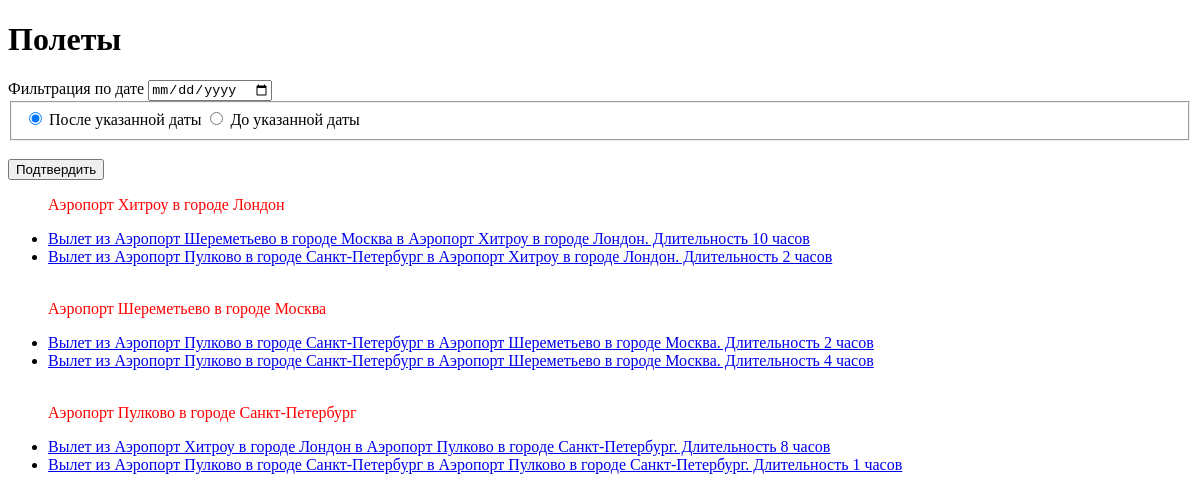
The app's page / (signed in), older data.
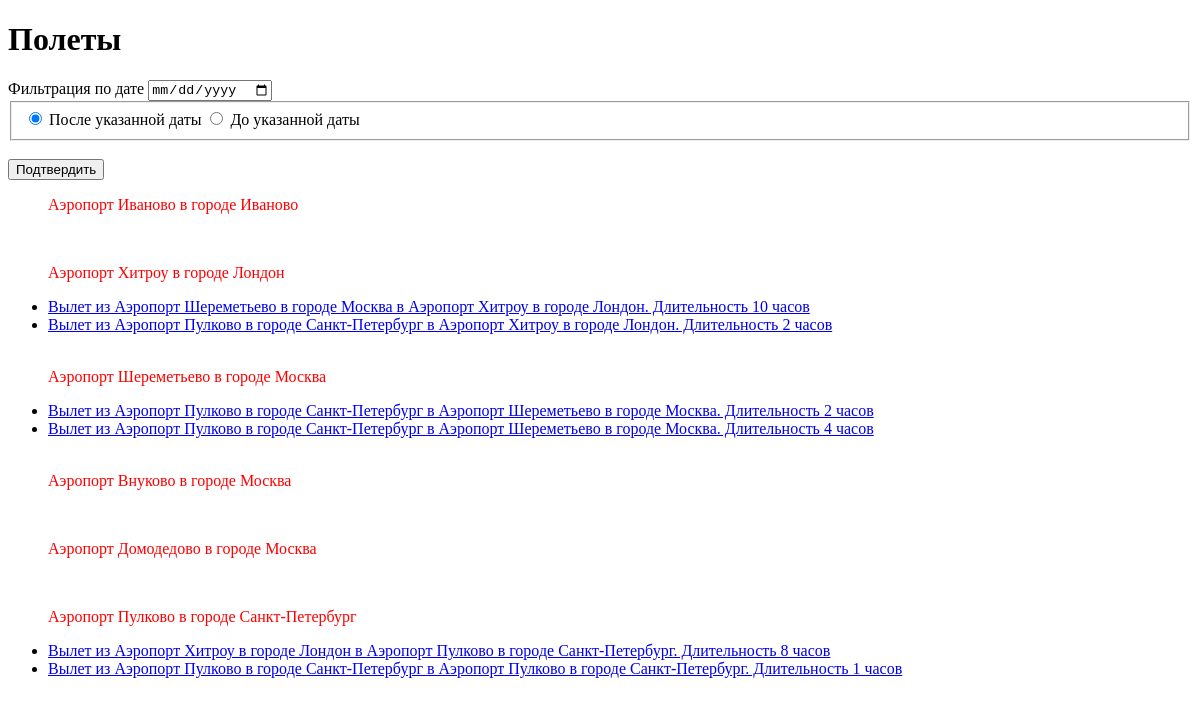
The same page, newer data.
### flights/models.py (models this page shows)
class Airport(models.Model):
    name = models.CharField(max_length=60, verbose_name='Название')
    city = models.CharField(max_length=60, verbose_name='Город')
    image = models.ImageField(verbose_name='Фото', blank=True, null=True)
    def __str__(self):
        return f'Аэропорт {self.name} в городе {self.city}'
    def get_arrivals(self):
        return self.flight_destination.all()
    class Meta:
        verbose_name = 'Аэропорт'
        verbose_name_plural = 'Аэропорты'
        ordering = ('city', )

class Flight(models.Model):
    origin = models.ForeignKey(Airport, verbose_name='Точка отправления', related_name='flight_origin',
                               on_delete=models.CASCADE, null=True)
    destination = models.ForeignKey(Airport, verbose_name='Точка прибытия', related_name='flight_destination',
                                    on_delete=models.CASCADE, null=True)
    duration = models.IntegerField(verbose_name='Длительность')
    created = models.DateTimeField(verbose_name='Время создания', default=now)
    def __str__(self):
        return f'Вылет из {self.origin} в {self.destination}. Длительность {self.duration} часов\n'
    class Meta:
        verbose_name = 'Вылет'
        verbose_name_plural = 'Вылеты'
        ordering = ('origin', 'duration')

### flights/views.py (the view)
# urls.py: path('', airports, name='airports'),
@login_required
def airports(request):
    print(request.user.is_active)
    print(request.user.is_staff)
    print(request.user.is_authenticated)
    f = Airport.objects.all()
    context = {
        'airports': f
    }
    return render(request, 'index.html', context)

### flights/templates/index.html (shortened to what this page needs)
{% extends 'base.html' %}
{% block body %}
    <h1>Полеты</h1>
    <form method="GET" action="{% url  'flights:date_filter'%}">
        <label>Фильтрация по дате</label>
        <input type="date" name="start_date" id="start_date">
        <fieldset>
            <input type="radio" id="gte" name="filter_type" value="gte" checked>
            <label>После указанной даты</label>
            <input type="radio" id="lte" name="filter_type" value="lte">
            <label>До указанной даты</label>
        </fieldset>
        <br>
        <button type="submit">Подтвердить</button>
    </form>
    <ul>
        {% for airport in airports %}
        <p>{{ airport }}</p>
              {% for flight in airport.get_arrivals %}
                <li> <a href="{% url 'flights:flight' flight.id %}"> {{flight}} </a> </li>
              {% endfor %}
        <br>
        {% endfor %}
    </ul>
{% endblock %}

Row changes from the older to the newer data that the page shows:
added Airport: name+city "Аэропорт Иваново в городе Иваново"
added Airport: name+city "Аэропорт Внуково в городе Москва"
added Airport: name+city "Аэропорт Домодедово в городе Москва"
